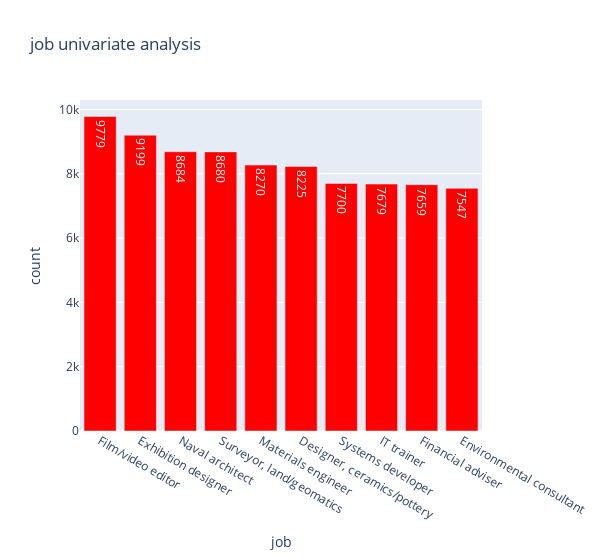

Source (notebook cell):
### Code cell
temp = df1["job"].value_counts().head(10)
df = pd.DataFrame({'Class': temp.index,'values': temp.values})

trace = go.Bar(
    x = df['Class'],y = df['values'],
    name="Credit Card Fraud Class - data unbalance (Not fraud = 0, Fraud = 1)",
    marker=dict(color="Red"),
    text=df['values']
)
data = [trace]
layout = dict(title = 'job univariate analysis',
          xaxis = dict(title = 'job', showticklabels=True), 
          yaxis = dict(title = 'count'),
          hovermode = 'closest',width=600
         )
fig = dict(data=data, layout=layout)
iplot(fig, filename='class')

### Figure 1 — Plotly figure (JSON) as saved in the notebook; plotly's stock layout.template omitted (floating-point values rounded to 4 significant figures)
{"data": [{"marker": {"color": "Red"}, "name": "Credit Card Fraud Class - data unbalance (Not fraud = 0, Fraud = 1)", "text": [9779, 9199, 8684, 8680, 8270, 8225, 7700, 7679, 7659, 7547], "type": "bar", "x": ["Film/video editor", "Exhibition designer", "Naval architect", "Surveyor, land/geomatics", "Materials engineer", "Designer, ceramics/pottery", "Systems developer", "IT trainer", "Financial adviser", "Environmental consultant"], "y": [9779, 9199, 8684, 8680, 8270, 8225, 7700, 7679, 7659, 7547]}], "layout": {"hovermode": "closest", "title": {"text": "job univariate analysis"}, "width": 600, "xaxis": {"showticklabels": true, "title": {"text": "job"}}, "yaxis": {"title": {"text": "count"}}}}
